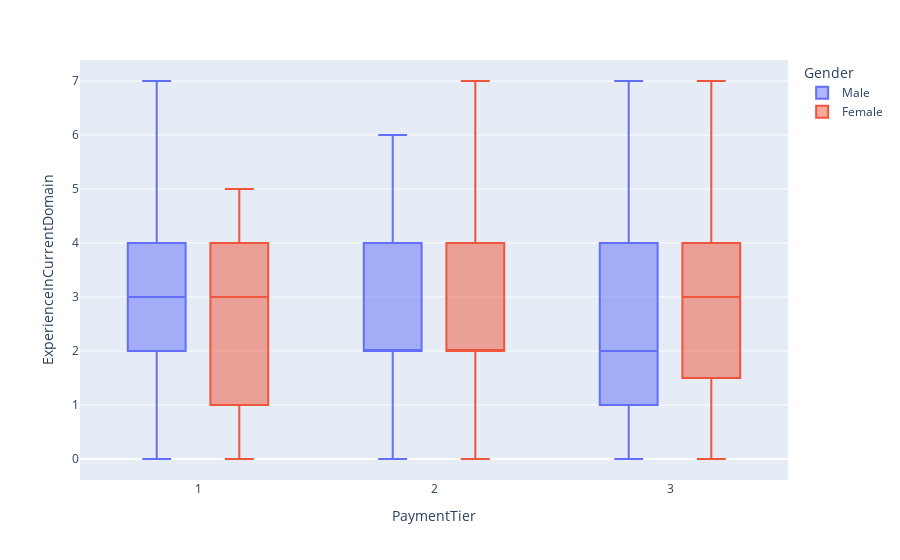

Write notebook code for a chart like this one.
### Markdown cell above
Age, PaymentTier and Joining Year are effect on leave or not decision for employee ("It's a small effect but it still effect")

### Code cell
fig = px.box(data, x="PaymentTier", y="ExperienceInCurrentDomain", color="Gender")
fig.update_traces(quartilemethod="exclusive")
fig.show()

### Figure 1 — Plotly figure (JSON) as saved in the notebook; plotly's stock layout.template omitted (floating-point values rounded to 4 significant figures; data arrays with more than 128 entries replaced by an {"elided": "..."} marker saying what was removed)
{"data": [{"alignmentgroup": "True", "hovertemplate": "Gender=Male<br>PaymentTier=%{x}<br>ExperienceInCurrentDomain=%{y}<extra></extra>", "legendgroup": "Male", "marker": {"color": "#636efa"}, "name": "Male", "notched": false, "offsetgroup": "Male", "orientation": "v", "quartilemethod": "exclusive", "showlegend": true, "type": "box", "x": {"elided": "1529 int values"}, "x0": " ", "xaxis": "x", "y": {"elided": "1529 int values"}, "y0": " ", "yaxis": "y"}, {"alignmentgroup": "True", "hovertemplate": "Gender=Female<br>PaymentTier=%{x}<br>ExperienceInCurrentDomain=%{y}<extra></extra>", "legendgroup": "Female", "marker": {"color": "#EF553B"}, "name": "Female", "notched": false, "offsetgroup": "Female", "orientation": "v", "quartilemethod": "exclusive", "showlegend": true, "type": "box", "x": {"elided": "1235 int values"}, "x0": " ", "xaxis": "x", "y": {"elided": "1235 int values"}, "y0": " ", "yaxis": "y"}], "layout": {"boxmode": "group", "legend": {"title": {"text": "Gender"}, "tracegroupgap": 0}, "margin": {"t": 60}, "xaxis": {"anchor": "y", "domain": [0, 1], "title": {"text": "PaymentTier"}}, "yaxis": {"anchor": "x", "domain": [0, 1], "title": {"text": "ExperienceInCurrentDomain"}}}}
